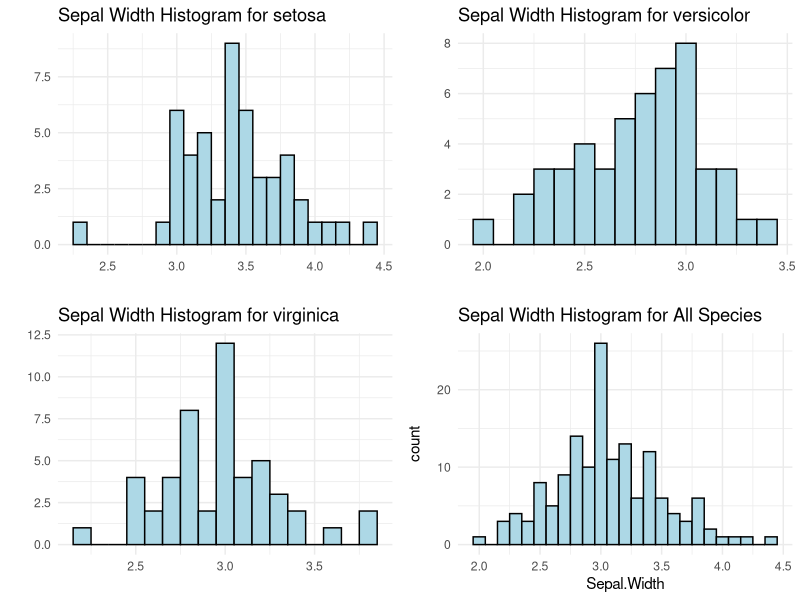
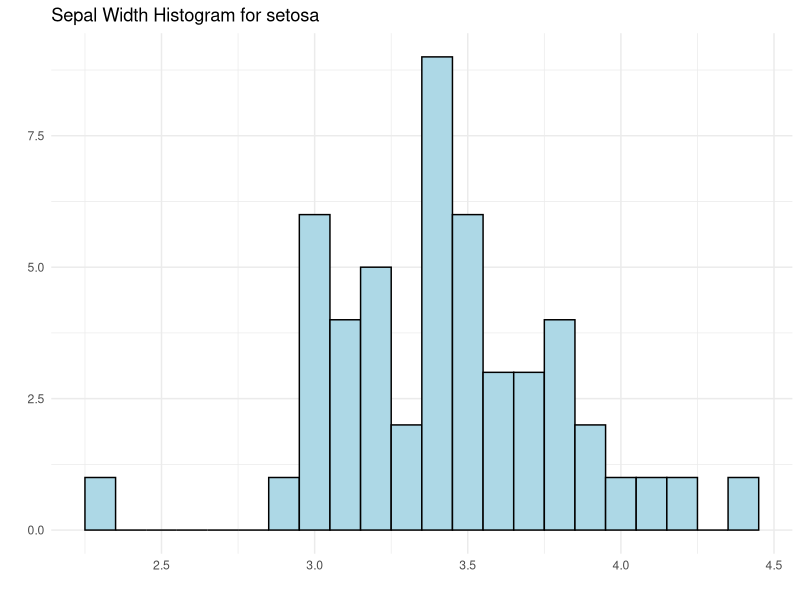
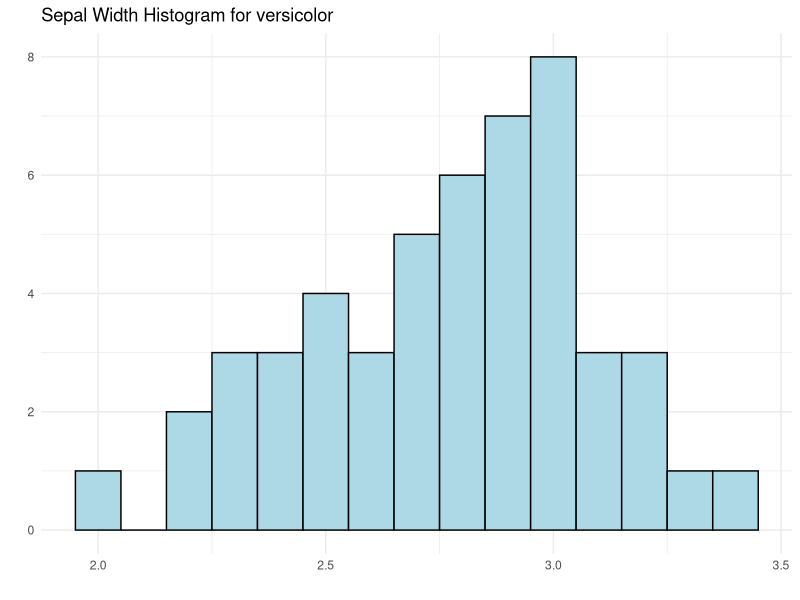
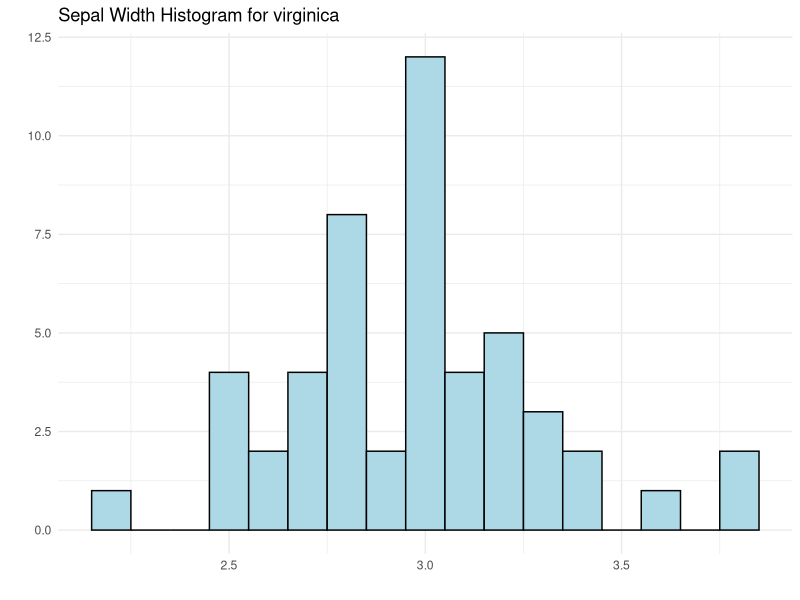

The R source for these figures, in order:
# Install Libraries
install.packages("ggplot2")
install.packages("cowplot")

# Load required libraries
library(ggplot2)
library(cowplot)

# Load the Iris dataset
data(iris)

# Create separate histograms for each species
histograms <- list()
for (species in unique(iris$Species)) {
  data_subset <- iris[iris$Species == species, ]
  
  histogram <- ggplot(data_subset, aes(x = Sepal.Width)) +
    geom_histogram(binwidth = 0.1, fill = "lightblue", color = "black") +
    labs(title = paste("Sepal Width Histogram for", species)) +
    labs(x = "", y = "") +
    theme_minimal()
  
  histograms[[species]] <- histogram
}

# Create histogram for all species combined
all_species_hist <- ggplot(iris, aes(x = Sepal.Width)) +
  geom_histogram(binwidth = 0.1, fill = "lightblue", color = "black") +
  labs(title = "Sepal Width Histogram for All Species") +
  theme_minimal()

# Arrange histograms using cowplot
plot_grid(
  histograms[["setosa"]], 
  histograms[["versicolor"]], 
  histograms[["virginica"]], 
  all_species_hist,
  ncol = 2,
  align = "hv"
)

histograms <- lapply(unique(iris$Species), function(species) {
  data_subset <- iris[iris$Species == species, ]
  
  histogram <- ggplot(data_subset, aes(x = Sepal.Width)) +
    geom_histogram(binwidth = 0.1, fill = "lightblue", color = "black") +
    labs(title = paste("Sepal Width Histogram for", species)) +
    labs(x = "", y = "") +
    theme_minimal()
  
  return(histogram)
})

histograms
